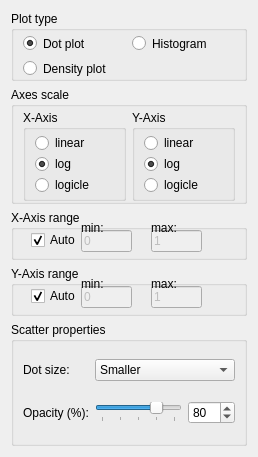
<?xml version="1.0" encoding="UTF-8"?>
<ui version="4.0">
 <class>Form</class>
 <widget class="QWidget" name="Form">
  <property name="geometry">
   <rect>
    <x>0</x>
    <y>0</y>
    <width>220</width>
    <height>360</height>
   </rect>
  </property>
  <property name="sizePolicy">
   <sizepolicy hsizetype="Preferred" vsizetype="Preferred">
    <horstretch>0</horstretch>
    <verstretch>0</verstretch>
   </sizepolicy>
  </property>
  <property name="windowTitle">
   <string>Form</string>
  </property>
  <layout class="QVBoxLayout" name="verticalLayout_3">
   <item>
    <widget class="QGroupBox" name="plotTypeBox">
     <property name="maximumSize">
      <size>
       <width>16777215</width>
       <height>70</height>
      </size>
     </property>
     <property name="title">
      <string>Plot type</string>
     </property>
     <property name="flat">
      <bool>true</bool>
     </property>
     <layout class="QGridLayout" name="gridLayout_2">
      <property name="topMargin">
       <number>3</number>
      </property>
      <property name="bottomMargin">
       <number>0</number>
      </property>
      <item row="0" column="0">
       <widget class="QRadioButton" name="dotRadio">
        <property name="text">
         <string>Dot plot</string>
        </property>
        <property name="checked">
         <bool>true</bool>
        </property>
       </widget>
      </item>
      <item row="1" column="0">
       <widget class="QRadioButton" name="densityRadio">
        <property name="text">
         <string>Density plot</string>
        </property>
       </widget>
      </item>
      <item row="0" column="1">
       <widget class="QRadioButton" name="histRadio">
        <property name="text">
         <string>Histogram</string>
        </property>
       </widget>
      </item>
     </layout>
    </widget>
   </item>
   <item>
    <widget class="QGroupBox" name="axisOptionBox">
     <property name="maximumSize">
      <size>
       <width>16777215</width>
       <height>180</height>
      </size>
     </property>
     <property name="title">
      <string>Axes scale</string>
     </property>
     <property name="flat">
      <bool>true</bool>
     </property>
     <layout class="QHBoxLayout" name="horizontalLayout_4">
      <property name="topMargin">
       <number>3</number>
      </property>
      <property name="bottomMargin">
       <number>0</number>
      </property>
      <item>
       <widget class="QGroupBox" name="xAxisOptionBox">
        <property name="title">
         <string>X-Axis</string>
        </property>
        <property name="flat">
         <bool>false</bool>
        </property>
        <layout class="QVBoxLayout" name="verticalLayout_5">
         <property name="spacing">
          <number>1</number>
         </property>
         <property name="topMargin">
          <number>3</number>
         </property>
         <property name="bottomMargin">
          <number>3</number>
         </property>
         <item>
          <widget class="QRadioButton" name="xLinRadio">
           <property name="text">
            <string>linear</string>
           </property>
          </widget>
         </item>
         <item>
          <widget class="QRadioButton" name="xLogRadio">
           <property name="text">
            <string>log</string>
           </property>
           <property name="checked">
            <bool>true</bool>
           </property>
          </widget>
         </item>
         <item>
          <widget class="QRadioButton" name="xLogicleRadio">
           <property name="text">
            <string>logicle</string>
           </property>
          </widget>
         </item>
        </layout>
       </widget>
      </item>
      <item>
       <widget class="QGroupBox" name="yAxisOptionBox">
        <property name="title">
         <string>Y-Axis</string>
        </property>
        <property name="flat">
         <bool>false</bool>
        </property>
        <layout class="QVBoxLayout" name="verticalLayout_2">
         <property name="spacing">
          <number>1</number>
         </property>
         <property name="topMargin">
          <number>3</number>
         </property>
         <property name="bottomMargin">
          <number>3</number>
         </property>
         <item>
          <widget class="QRadioButton" name="yLinRadio">
           <property name="text">
            <string>linear</string>
           </property>
          </widget>
         </item>
         <item>
          <widget class="QRadioButton" name="yLogRadio">
           <property name="text">
            <string>log</string>
           </property>
           <property name="checked">
            <bool>true</bool>
           </property>
          </widget>
         </item>
         <item>
          <widget class="QRadioButton" name="yLogicleRadio">
           <property name="text">
            <string>logicle</string>
           </property>
          </widget>
         </item>
        </layout>
       </widget>
      </item>
     </layout>
    </widget>
   </item>
   <item>
    <widget class="QGroupBox" name="xRangeBox">
     <property name="minimumSize">
      <size>
       <width>0</width>
       <height>50</height>
      </size>
     </property>
     <property name="maximumSize">
      <size>
       <width>16777215</width>
       <height>70</height>
      </size>
     </property>
     <property name="title">
      <string>X-Axis range</string>
     </property>
     <property name="flat">
      <bool>true</bool>
     </property>
     <widget class="QCheckBox" name="xlimAutoCheck">
      <property name="geometry">
       <rect>
        <x>20</x>
        <y>20</y>
        <width>51</width>
        <height>20</height>
       </rect>
      </property>
      <property name="text">
       <string>Auto</string>
      </property>
      <property name="checked">
       <bool>true</bool>
      </property>
     </widget>
     <widget class="QLineEdit" name="xlimMinEdit">
      <property name="enabled">
       <bool>false</bool>
      </property>
      <property name="geometry">
       <rect>
        <x>70</x>
        <y>20</y>
        <width>51</width>
        <height>22</height>
       </rect>
      </property>
      <property name="text">
       <string notr="true">0</string>
      </property>
     </widget>
     <widget class="QLineEdit" name="xlimMaxEdit">
      <property name="enabled">
       <bool>false</bool>
      </property>
      <property name="geometry">
       <rect>
        <x>140</x>
        <y>20</y>
        <width>51</width>
        <height>22</height>
       </rect>
      </property>
      <property name="text">
       <string notr="true">1</string>
      </property>
     </widget>
     <widget class="QLabel" name="label_3">
      <property name="geometry">
       <rect>
        <x>70</x>
        <y>10</y>
        <width>31</width>
        <height>16</height>
       </rect>
      </property>
      <property name="text">
       <string>min:</string>
      </property>
     </widget>
     <widget class="QLabel" name="label_6">
      <property name="geometry">
       <rect>
        <x>140</x>
        <y>10</y>
        <width>41</width>
        <height>16</height>
       </rect>
      </property>
      <property name="text">
       <string>max:</string>
      </property>
     </widget>
    </widget>
   </item>
   <item>
    <widget class="QGroupBox" name="yRangeBox">
     <property name="minimumSize">
      <size>
       <width>0</width>
       <height>50</height>
      </size>
     </property>
     <property name="maximumSize">
      <size>
       <width>16777215</width>
       <height>70</height>
      </size>
     </property>
     <property name="title">
      <string>Y-Axis range</string>
     </property>
     <property name="flat">
      <bool>true</bool>
     </property>
     <property name="checkable">
      <bool>false</bool>
     </property>
     <widget class="QCheckBox" name="ylimAutoCheck">
      <property name="geometry">
       <rect>
        <x>20</x>
        <y>20</y>
        <width>51</width>
        <height>20</height>
       </rect>
      </property>
      <property name="text">
       <string>Auto</string>
      </property>
      <property name="checked">
       <bool>true</bool>
      </property>
     </widget>
     <widget class="QLineEdit" name="ylimMaxEdit">
      <property name="enabled">
       <bool>false</bool>
      </property>
      <property name="geometry">
       <rect>
        <x>140</x>
        <y>20</y>
        <width>51</width>
        <height>22</height>
       </rect>
      </property>
      <property name="text">
       <string notr="true">1</string>
      </property>
     </widget>
     <widget class="QLineEdit" name="ylimMinEdit">
      <property name="enabled">
       <bool>false</bool>
      </property>
      <property name="geometry">
       <rect>
        <x>70</x>
        <y>20</y>
        <width>51</width>
        <height>22</height>
       </rect>
      </property>
      <property name="text">
       <string notr="true">0</string>
      </property>
     </widget>
     <widget class="QLabel" name="label_7">
      <property name="geometry">
       <rect>
        <x>70</x>
        <y>10</y>
        <width>31</width>
        <height>16</height>
       </rect>
      </property>
      <property name="text">
       <string>min:</string>
      </property>
     </widget>
     <widget class="QLabel" name="label_8">
      <property name="geometry">
       <rect>
        <x>140</x>
        <y>10</y>
        <width>41</width>
        <height>16</height>
       </rect>
      </property>
      <property name="text">
       <string>max:</string>
      </property>
     </widget>
    </widget>
   </item>
   <item>
    <widget class="QStackedWidget" name="stackWidget">
     <property name="currentIndex">
      <number>0</number>
     </property>
     <widget class="QWidget" name="pageDots">
      <layout class="QVBoxLayout" name="verticalLayout">
       <property name="leftMargin">
        <number>0</number>
       </property>
       <property name="topMargin">
        <number>0</number>
       </property>
       <property name="rightMargin">
        <number>0</number>
       </property>
       <property name="bottomMargin">
        <number>0</number>
       </property>
       <item>
        <widget class="QGroupBox" name="groupBox">
         <property name="title">
          <string>Scatter properties</string>
         </property>
         <property name="flat">
          <bool>true</bool>
         </property>
         <layout class="QGridLayout" name="gridLayout">
          <property name="topMargin">
           <number>3</number>
          </property>
          <property name="bottomMargin">
           <number>3</number>
          </property>
          <item row="1" column="0" colspan="2">
           <widget class="QLabel" name="label_2">
            <property name="text">
             <string>Opacity (%):</string>
            </property>
           </widget>
          </item>
          <item row="1" column="2">
           <widget class="QSlider" name="opacitySlider">
            <property name="minimum">
             <number>20</number>
            </property>
            <property name="maximum">
             <number>100</number>
            </property>
            <property name="singleStep">
             <number>20</number>
            </property>
            <property name="pageStep">
             <number>20</number>
            </property>
            <property name="value">
             <number>80</number>
            </property>
            <property name="orientation">
             <enum>Qt::Horizontal</enum>
            </property>
            <property name="tickPosition">
             <enum>QSlider::TicksBelow</enum>
            </property>
            <property name="tickInterval">
             <number>20</number>
            </property>
           </widget>
          </item>
          <item row="1" column="3">
           <widget class="QSpinBox" name="opacitySpinBox">
            <property name="minimum">
             <number>20</number>
            </property>
            <property name="maximum">
             <number>100</number>
            </property>
            <property name="singleStep">
             <number>20</number>
            </property>
            <property name="value">
             <number>80</number>
            </property>
           </widget>
          </item>
          <item row="0" column="0" colspan="2">
           <widget class="QLabel" name="label">
            <property name="text">
             <string>Dot size:</string>
            </property>
           </widget>
          </item>
          <item row="0" column="2" colspan="2">
           <widget class="QComboBox" name="dotSizeComboBox">
            <item>
             <property name="text">
              <string>Smaller</string>
             </property>
            </item>
            <item>
             <property name="text">
              <string>Small</string>
             </property>
            </item>
            <item>
             <property name="text">
              <string>Regular</string>
             </property>
            </item>
            <item>
             <property name="text">
              <string>Big</string>
             </property>
            </item>
            <item>
             <property name="text">
              <string>Bigger</string>
             </property>
            </item>
           </widget>
          </item>
         </layout>
        </widget>
       </item>
      </layout>
     </widget>
     <widget class="QWidget" name="pageHist">
      <layout class="QVBoxLayout" name="verticalLayout_4">
       <property name="leftMargin">
        <number>0</number>
       </property>
       <property name="topMargin">
        <number>0</number>
       </property>
       <property name="rightMargin">
        <number>0</number>
       </property>
       <property name="bottomMargin">
        <number>0</number>
       </property>
       <item>
        <widget class="QGroupBox" name="normBox">
         <property name="enabled">
          <bool>false</bool>
         </property>
         <property name="sizePolicy">
          <sizepolicy hsizetype="Preferred" vsizetype="Minimum">
           <horstretch>0</horstretch>
           <verstretch>0</verstretch>
          </sizepolicy>
         </property>
         <property name="minimumSize">
          <size>
           <width>0</width>
           <height>60</height>
          </size>
         </property>
         <property name="title">
          <string>Y-Axis in histogram</string>
         </property>
         <property name="flat">
          <bool>true</bool>
         </property>
         <layout class="QGridLayout" name="gridLayout_3">
          <property name="bottomMargin">
           <number>0</number>
          </property>
          <item row="0" column="0">
           <widget class="QRadioButton" name="norm2PercRadio">
            <property name="text">
             <string>Percentage</string>
            </property>
            <property name="checked">
             <bool>true</bool>
            </property>
           </widget>
          </item>
          <item row="0" column="1">
           <widget class="QRadioButton" name="norm2CountRadio">
            <property name="text">
             <string>Cell count</string>
            </property>
           </widget>
          </item>
          <item row="1" column="0">
           <widget class="QRadioButton" name="norm2TotalRadio">
            <property name="text">
             <string>Percentage of total</string>
            </property>
           </widget>
          </item>
         </layout>
        </widget>
       </item>
       <item>
        <widget class="QGroupBox" name="smoothBox">
         <property name="enabled">
          <bool>false</bool>
         </property>
         <property name="sizePolicy">
          <sizepolicy hsizetype="Preferred" vsizetype="Minimum">
           <horstretch>0</horstretch>
           <verstretch>0</verstretch>
          </sizepolicy>
         </property>
         <property name="title">
          <string>Smooth histogram</string>
         </property>
         <property name="flat">
          <bool>true</bool>
         </property>
         <layout class="QHBoxLayout" name="horizontalLayout_5">
          <property name="bottomMargin">
           <number>3</number>
          </property>
          <item>
           <widget class="QSlider" name="smoothSlider">
            <property name="sizePolicy">
             <sizepolicy hsizetype="Minimum" vsizetype="Fixed">
              <horstretch>0</horstretch>
              <verstretch>0</verstretch>
             </sizepolicy>
            </property>
            <property name="maximum">
             <number>128</number>
            </property>
            <property name="singleStep">
             <number>8</number>
            </property>
            <property name="pageStep">
             <number>8</number>
            </property>
            <property name="tracking">
             <bool>false</bool>
            </property>
            <property name="orientation">
             <enum>Qt::Horizontal</enum>
            </property>
            <property name="tickPosition">
             <enum>QSlider::TicksAbove</enum>
            </property>
            <property name="tickInterval">
             <number>32</number>
            </property>
           </widget>
          </item>
          <item>
           <widget class="QSpinBox" name="smoothSpinBox">
            <property name="maximumSize">
             <size>
              <width>50</width>
              <height>16777215</height>
             </size>
            </property>
            <property name="maximum">
             <number>128</number>
            </property>
            <property name="singleStep">
             <number>8</number>
            </property>
           </widget>
          </item>
         </layout>
        </widget>
       </item>
      </layout>
     </widget>
    </widget>
   </item>
   <item>
    <spacer name="verticalSpacer">
     <property name="orientation">
      <enum>Qt::Vertical</enum>
     </property>
     <property name="sizeHint" stdset="0">
      <size>
       <width>20</width>
       <height>40</height>
      </size>
     </property>
    </spacer>
   </item>
  </layout>
 </widget>
 <resources/>
 <connections>
  <connection>
   <sender>smoothSlider</sender>
   <signal>valueChanged(int)</signal>
   <receiver>smoothSpinBox</receiver>
   <slot>setValue(int)</slot>
   <hints>
    <hint type="sourcelabel">
     <x>720</x>
     <y>764</y>
    </hint>
    <hint type="destinationlabel">
     <x>913</x>
     <y>766</y>
    </hint>
   </hints>
  </connection>
  <connection>
   <sender>smoothSpinBox</sender>
   <signal>valueChanged(int)</signal>
   <receiver>smoothSlider</receiver>
   <slot>setValue(int)</slot>
   <hints>
    <hint type="sourcelabel">
     <x>913</x>
     <y>766</y>
    </hint>
    <hint type="destinationlabel">
     <x>720</x>
     <y>764</y>
    </hint>
   </hints>
  </connection>
  <connection>
   <sender>histRadio</sender>
   <signal>toggled(bool)</signal>
   <receiver>smoothBox</receiver>
   <slot>setEnabled(bool)</slot>
   <hints>
    <hint type="sourcelabel">
     <x>1357</x>
     <y>594</y>
    </hint>
    <hint type="destinationlabel">
     <x>1297</x>
     <y>998</y>
    </hint>
   </hints>
  </connection>
  <connection>
   <sender>xlimAutoCheck</sender>
   <signal>toggled(bool)</signal>
   <receiver>xlimMaxEdit</receiver>
   <slot>setDisabled(bool)</slot>
   <hints>
    <hint type="sourcelabel">
     <x>1242</x>
     <y>758</y>
    </hint>
    <hint type="destinationlabel">
     <x>1387</x>
     <y>759</y>
    </hint>
   </hints>
  </connection>
  <connection>
   <sender>xlimAutoCheck</sender>
   <signal>toggled(bool)</signal>
   <receiver>xlimMinEdit</receiver>
   <slot>setDisabled(bool)</slot>
   <hints>
    <hint type="sourcelabel">
     <x>1242</x>
     <y>758</y>
    </hint>
    <hint type="destinationlabel">
     <x>1317</x>
     <y>759</y>
    </hint>
   </hints>
  </connection>
  <connection>
   <sender>ylimAutoCheck</sender>
   <signal>toggled(bool)</signal>
   <receiver>ylimMinEdit</receiver>
   <slot>setDisabled(bool)</slot>
   <hints>
    <hint type="sourcelabel">
     <x>1242</x>
     <y>826</y>
    </hint>
    <hint type="destinationlabel">
     <x>1317</x>
     <y>827</y>
    </hint>
   </hints>
  </connection>
  <connection>
   <sender>ylimAutoCheck</sender>
   <signal>toggled(bool)</signal>
   <receiver>ylimMaxEdit</receiver>
   <slot>setDisabled(bool)</slot>
   <hints>
    <hint type="sourcelabel">
     <x>1242</x>
     <y>826</y>
    </hint>
    <hint type="destinationlabel">
     <x>1387</x>
     <y>827</y>
    </hint>
   </hints>
  </connection>
  <connection>
   <sender>dotRadio</sender>
   <signal>toggled(bool)</signal>
   <receiver>normBox</receiver>
   <slot>setDisabled(bool)</slot>
   <hints>
    <hint type="sourcelabel">
     <x>91</x>
     <y>44</y>
    </hint>
    <hint type="destinationlabel">
     <x>172</x>
     <y>448</y>
    </hint>
   </hints>
  </connection>
  <connection>
   <sender>histRadio</sender>
   <signal>toggled(bool)</signal>
   <receiver>normBox</receiver>
   <slot>setEnabled(bool)</slot>
   <hints>
    <hint type="sourcelabel">
     <x>254</x>
     <y>44</y>
    </hint>
    <hint type="destinationlabel">
     <x>172</x>
     <y>448</y>
    </hint>
   </hints>
  </connection>
  <connection>
   <sender>opacitySlider</sender>
   <signal>valueChanged(int)</signal>
   <receiver>opacitySpinBox</receiver>
   <slot>setValue(int)</slot>
   <hints>
    <hint type="sourcelabel">
     <x>113</x>
     <y>307</y>
    </hint>
    <hint type="destinationlabel">
     <x>187</x>
     <y>308</y>
    </hint>
   </hints>
  </connection>
  <connection>
   <sender>opacitySpinBox</sender>
   <signal>valueChanged(int)</signal>
   <receiver>opacitySlider</receiver>
   <slot>setValue(int)</slot>
   <hints>
    <hint type="sourcelabel">
     <x>187</x>
     <y>308</y>
    </hint>
    <hint type="destinationlabel">
     <x>113</x>
     <y>307</y>
    </hint>
   </hints>
  </connection>
 </connections>
</ui>
